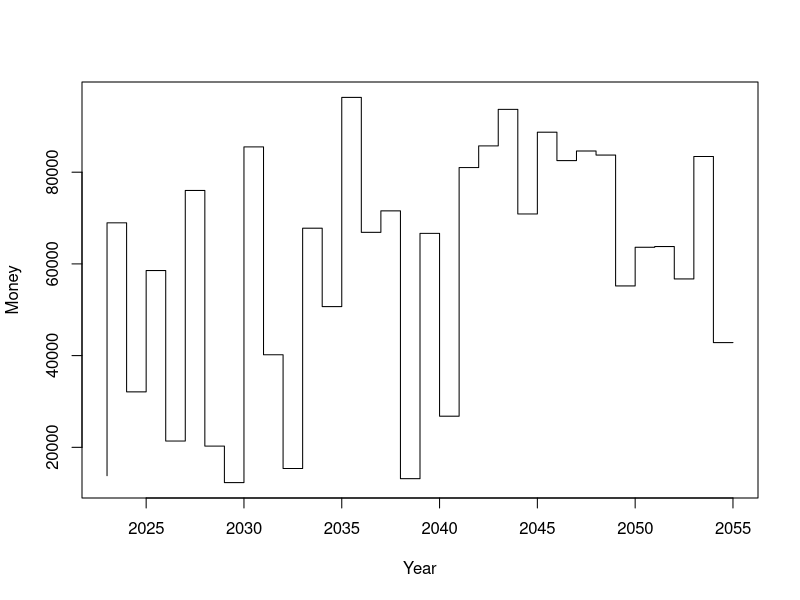

The R source for this figure:
# We will now learn to visualize the data we store

# First, create 2 lists of numbers:
# "Year" -> a list from 2023 to 2055
# "Money" -> a list from 12000 to 100000

Year <- c(2023:2055)
Money <- lapply(2023:2055, sample, x = 12000:100000, size = 1)

# Your goal now is to display your annual salary on a graph to visualize how much you'll earn each year from 2023 to 2055 in €

plot(x = Year, y = Money, type = "S")